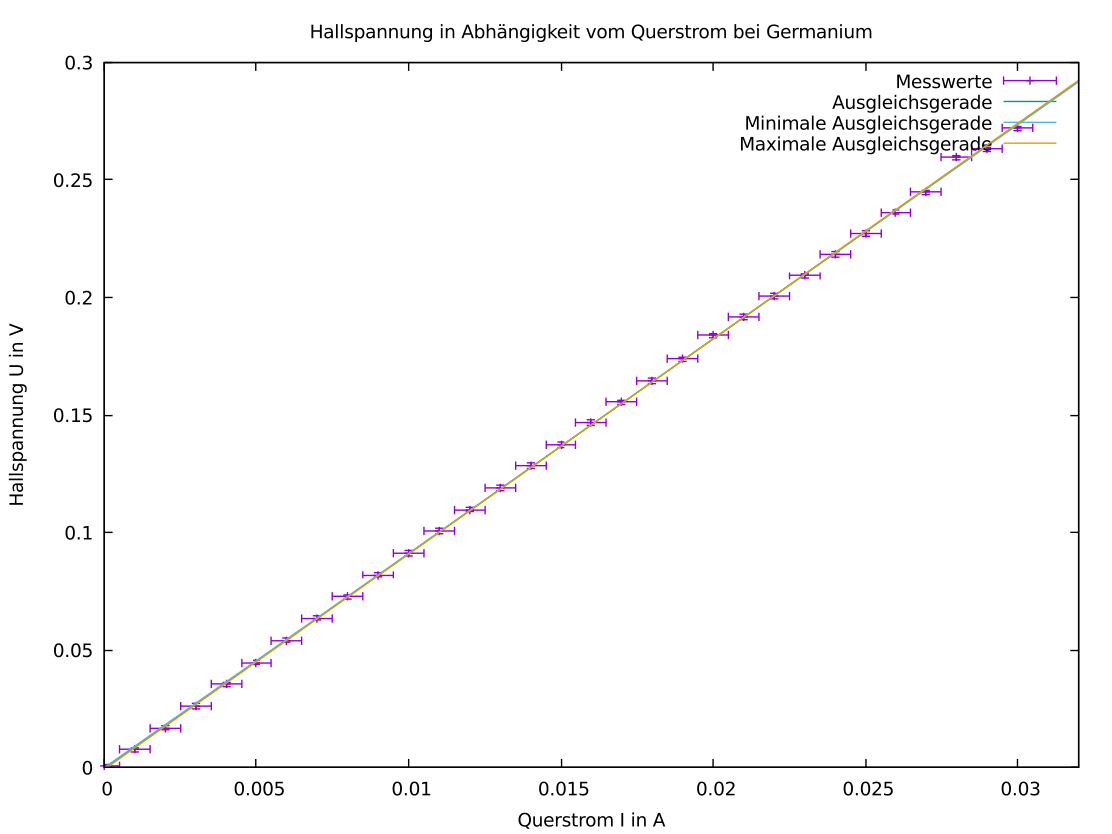

gnuplot code for this plot:
set datafile separator ","
set title 'Hallspannung in Abhängigkeit vom Querstrom bei Germanium'
set xlabel 'Querstrom I in A'
set ylabel 'Hallspannung U in V'
set fit errorvariables
u(x)=a+b*x
a=0.0000001
b=0.0001
fit u(x) 'germanium.dat' using ($1*1e-03):($2*1e-03):(0.5e-03):(1e-03) xyerrors via a, b
umax(x) = (a - a_err) + x * (b + b_err)
umin(x) = (a + a_err) + x * (b - b_err)
set xrange [0:32e-03]
set yrange [0:300e-03]
set terminal wxt size 800,600
plot 'germanium.dat' using ($1*1e-03):($2*1e-03):(0.5e-03):(1e-03) with xyerrorbars title 'Messwerte', u(x) title 'Ausgleichsgerade', umin(x) title 'Minimale Ausgleichsgerade', umax(x) title 'Maximale Ausgleichsgerade'
